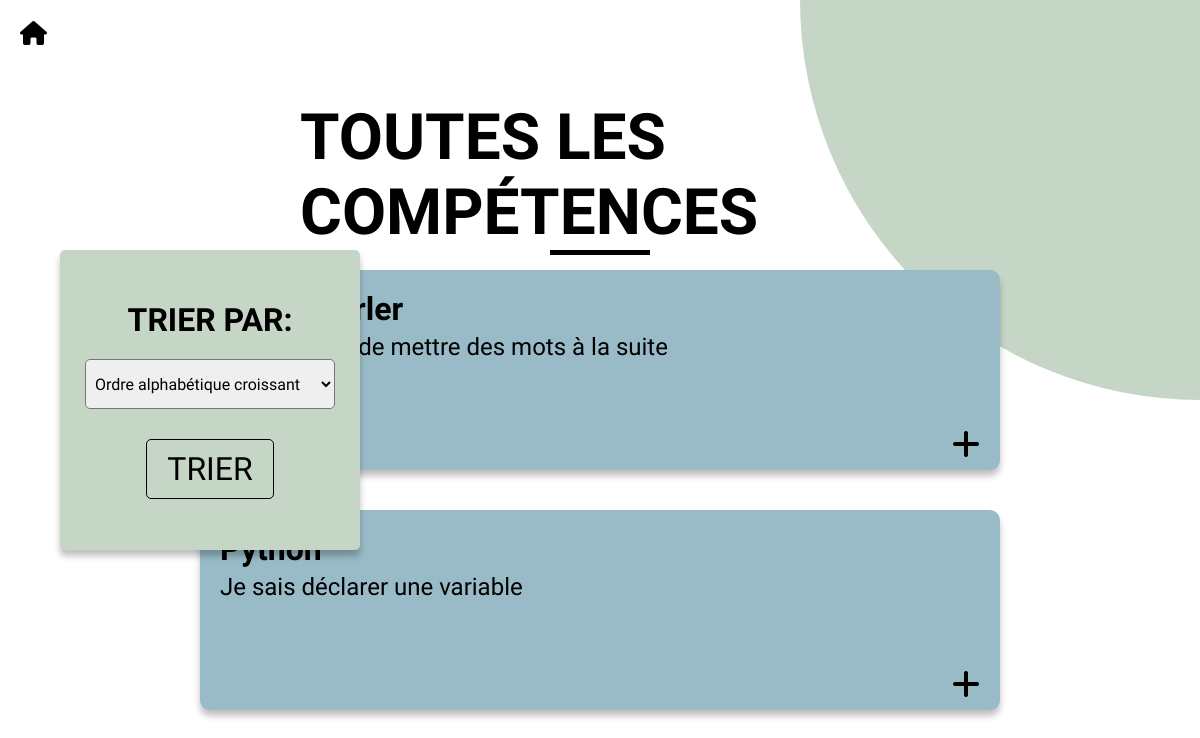
Page /Eleve/competencesGlobal.php on the earlier database version.
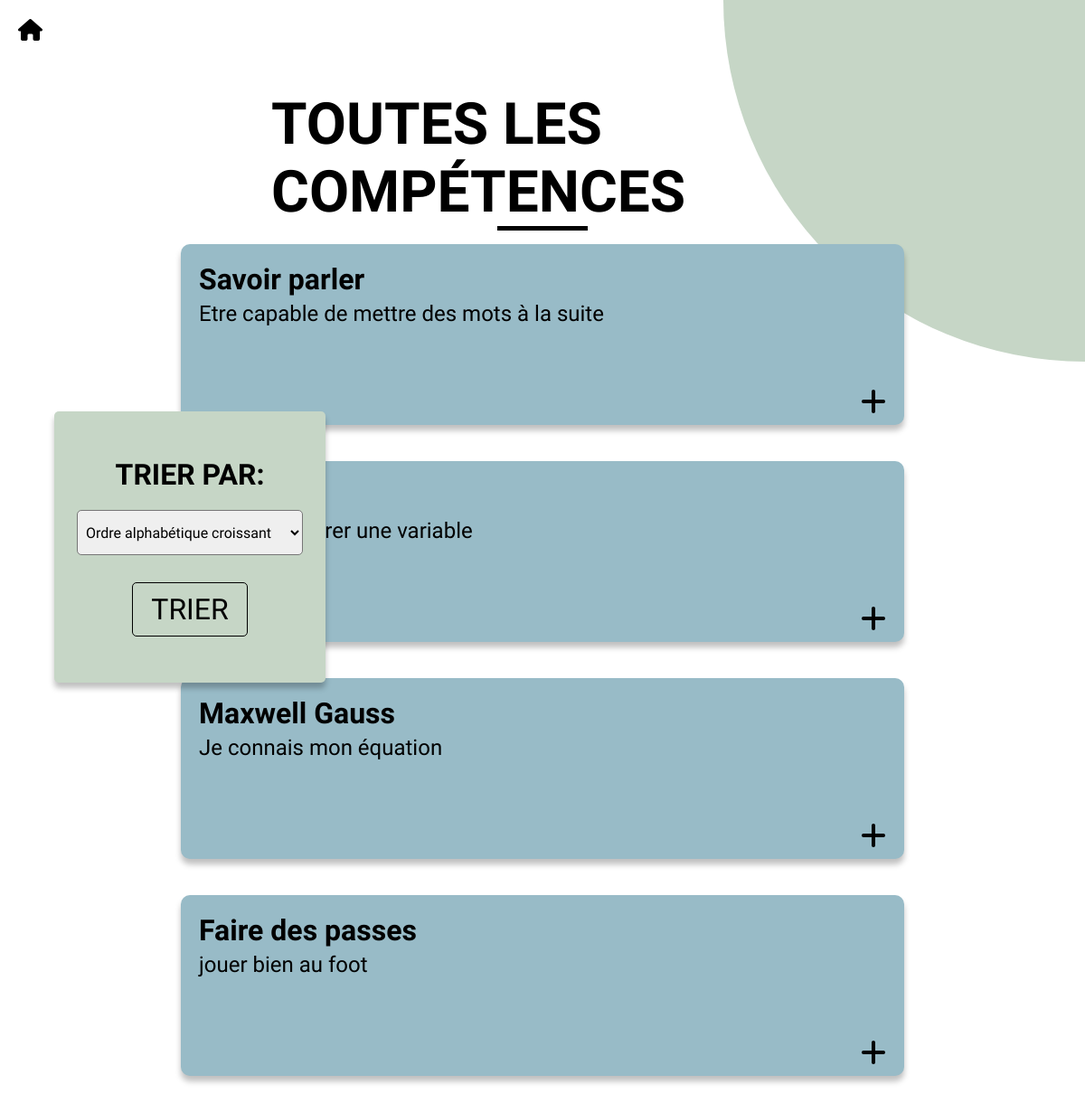
Same page on the later database version.
### tables this page shows
CREATE TABLE `Competence` (
  `IdCompetence` int(5) NOT NULL,
  `nomCompetence` varchar(25) NOT NULL,
  `description` varchar(1000) DEFAULT NULL,
  `IdMatiere` int(5) NOT NULL,
  `nomMatiere` varchar(25) NOT NULL,
  `ecole` varchar(25) NOT NULL,
  `promo` int(5) NOT NULL
);

### Eleve/competencesGlobal.php (the view, shortened to what this page needs)
<?php
    require_once '../bdd.php';
    $requeteCompetence = $bdd->prepare("SELECT idCompetence, nomCompetence, description FROM Competence");
    $requeteCompetence->bindParam(':idEleve', $_SESSION['idEleve']);
    $requeteCompetence->execute();
    $competences = $requeteCompetence->fetchAll(PDO::FETCH_ASSOC);
?>
<!DOCTYPE html>
<html lang="en">
<head>
    <link rel="stylesheet" href="competencesGlobal.css">
    <link rel="stylesheet" href="https://cdnjs.cloudflare.com/ajax/libs/font-awesome/6.4.0/css/all.min.css" />
</head>
<body>
    <a href="./accueilEtudiant.php" class="home-link">
        <i class="fas fa-home"></i>
    </a>
    <div class="green-circle-top-right"></div>
    <h1 class="page-title">Toutes les compétences</h1>
    <div class="competence-card-container">
        <?php
            foreach($competences as $competence){
                $note = -1;
                if($note == 0){
                    echo '<div class="competence-card green">';
                }else if($note == 1){
                    echo '<div class="competence-card orange">';
                }else if($note == 2){
                    echo '<div class="competence-card red">';
                }elseif($note == -1) {
                    echo '<div class="competence-card notAssigned">';
                }
                echo '<h2 class="competence-title"> '.$competence['nomCompetence'].' </h2>';
                echo '<p class="competence-description"> '.$competence['description'].' </p>';
                if($note != -1){
                    echo '<a href="./competenceEleve.php?id='.$competence['idCompetence'].'" class="competence-link"> <i class="fa-solid fa-arrow-right"></i> </a>';
                }else{
                    echo '<a href="./ajoutCompetence.php?id='.$competence['idCompetence'].'" class="competence-link"><i class="fa-solid fa-plus"></i> </a>';
                }
                echo '</div>';
            }
        ?>
    </div>
    <form action="competencesGlobal.php" method="post" class="tri-form">
        <label class="tri-label" for="tri">Trier par:</label>
        <select name="tri" id="tri" class="select">
        <option value="asc">Ordre alphabétique croissant</option>
        </select>
        <input class="btn-tri" type="submit" value="Trier">
    </form>
</body>
</html>

Differences in the rows shown:
added competence: nomCompetence "Maxwell Gauss", description "Je connais mon équation"
added competence: nomCompetence "Faire des passes", description "jouer bien au foot"
